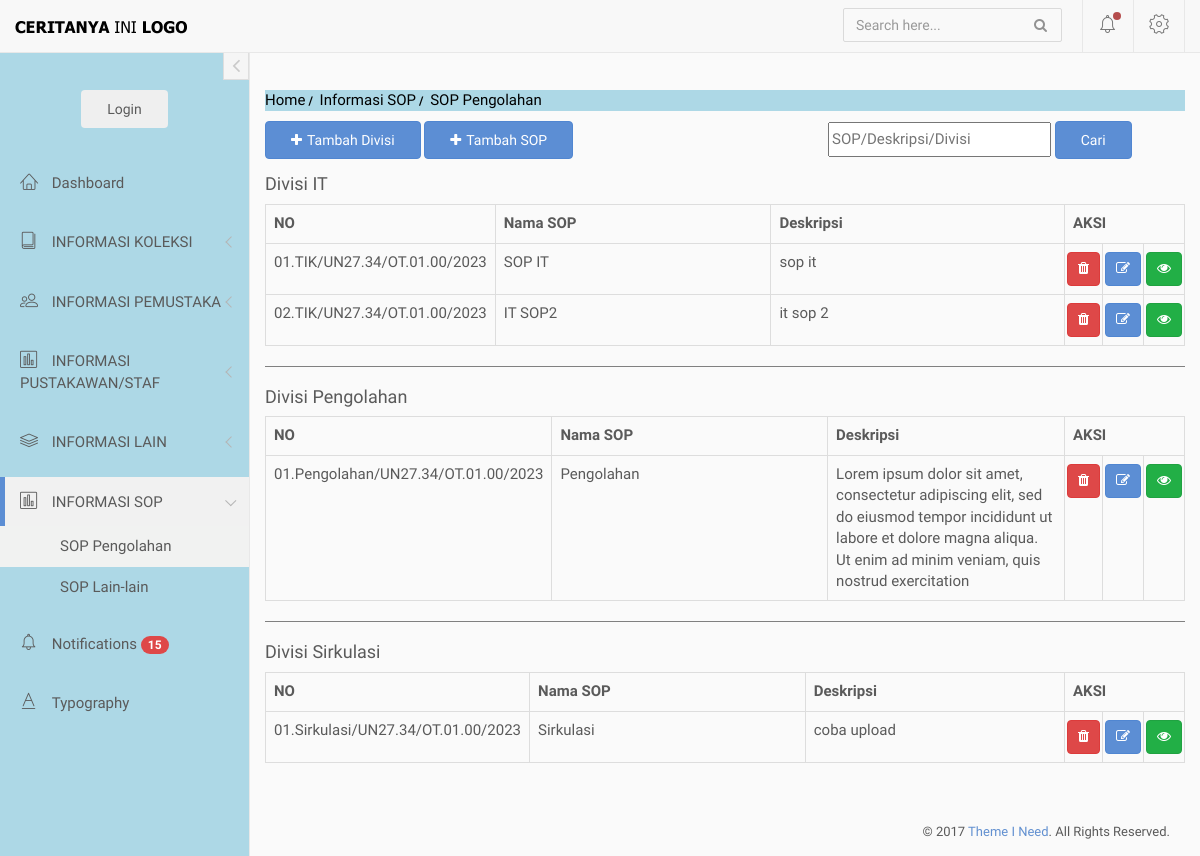
Before: /index.php/sop/pengolahan with the older database file.
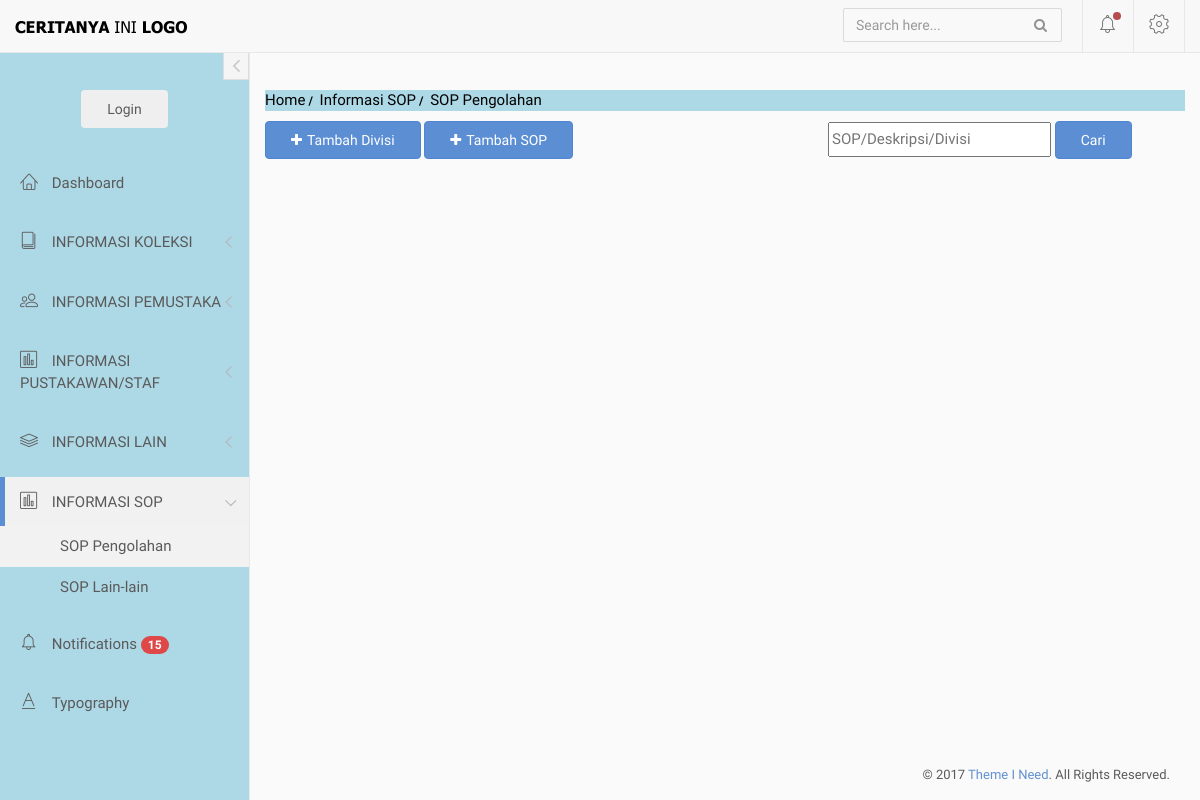
After: the same page with the newer database file.
### tables this page shows
CREATE TABLE `list_sop` (
  `id` int(10) NOT NULL,
  `id_divisi` int(5) NOT NULL,
  `nomor` varchar(40) NOT NULL,
  `nama_sop` varchar(255) NOT NULL,
  `deskripsi` varchar(255) NOT NULL,
  `file` varchar(500) NOT NULL,
  `update_id` int(50) NOT NULL
);

CREATE TABLE `tbl_divisi_sop` (
  `id` int(5) NOT NULL,
  `divisi` varchar(50) NOT NULL
);

### application/controllers/sop.php (called while the page is built, shortened)
<?php
    Class Sop extends CI_Controller{
        public function __construct(){
            $this->load->model('m_main');
        }
        public function pengolahan(){
            $data['divisi'] = $this->m_main->get_data('tbl_divisi_sop')->result();
            $data['keyword'] = $this->input->get('keyword');
            if(!empty($this->input->get('keyword'))){
                $data['sop'] = $this->m_main->search_sop($data['keyword']);
            }else{
                $data['sop']= $this->m_main->get_sop();
            }
            $this->load->view('diffdash/header');
            $this->load->view('diffdash/sidebar');
            $this->load->view('sop/v_sop',$data);
            $this->load->view('diffdash/footer');
        }
    }
?>

### index.php (called while the page is built, shortened)
<?php
require_once BASEPATH.'core/CodeIgniter.php';

### application/models/m_main.php (called while the page is built, shortened)
<?php
    class M_main extends CI_Model{
        public function get_sop(){
            return $this->db->query("SELECT sp.*, tds.divisi FROM list_sop AS sp left join tbl_divisi_sop AS tds ON sp.id_divisi = tds.id order by id_divisi,nomor")->result();
        }
    }
?>

### application/views/sop/v_sop.php (the view, shortened to what this page needs)
<div>
    <nav class="crumbs">
        <ol>
            <li class="crumb"><a href="<?=base_url()?>">Home</a></li>
            <li class="crumb"><a href="#">Informasi SOP</a></li>
            <li class="crumb">SOP Pengolahan</li>
        </ol>
    </nav>
<div>
<?php $a=0; ?>
<div style="float:left;">
  <button class="btn btn-primary" style="margin-bottom : 10px" data-toggle="modal" data-target="#tambahdivisi"><i class="fa fa-plus"></i>Tambah Divisi</button>
  <button class="btn btn-primary" style="margin-bottom : 10px" data-toggle="modal" data-target="#tambahsop"><i class="fa fa-plus"></i>Tambah SOP</button>
</div>
<div style="float:right;">
  <form action="" method="GET" style="flex-direction: row; width:360px">
      <div class="form-group">
        <input class="search-right" type="text" name="keyword" placeholder="SOP/Deskripsi/Divisi" value="<?= html_escape($keyword) ?>">
        <input type="submit" value="Cari" class="btn btn-primary">
      </div>
  </form>
</div>
<div style="clear:both;">
    <?php foreach ($sop as $row) : ?>
      <?php
        if($a != $row->id_divisi){
        if($a != 0){?></table> <hr> <?php } ?>
        <h4>Divisi <?php echo $row->divisi; ?> </h4>
        <table class="table table-bordered">
        <tr>
            <th style="width:5%">NO</th>
            <th style="width:30%">Nama SOP</th>
            <th style="">Deskripsi</th>
            <th colspan=3 style="width:115px">AKSI</th>
        </tr>
      <?php $a=$row->id_divisi; }?>
      <tr>
          <td><?php echo $row->nomor?></td>
          <td><?php echo $row->nama_sop?></td>
          <td><?php echo $row->deskripsi?></td>
          <td class="btnsq del_msg" id="<?php echo $row->id; ?>"><div class="btn btn-danger btn-xm" data-toggle="tooltip" data-placement="top" title="Hapus User"><i class="fa fa-trash"></i></div></td>
          <td class="btnsq"><?php echo anchor('sop/edit_sop/'.$row->id,'<div class="btn btn-primary btn-xm" data-toggle="tooltip" data-placement="top" title="Edit User"><i class="fa fa-edit"></i></div>') ?></td>
          <td class="btnsq" title="Lihat file"><button type="button" class="btn btn-success btn-xm openfile" value="<?=$row->file?>" data-toggle="modal" data-target="#openFile"><i class="fa fa-eye"></i></button></td>
      </tr>
    <?php endforeach;?>
      </table>
</div>
</div>
</div>
</div>

Changed rows visible on the page:
removed list_sop: id_divisi.divisi "IT", nomor "01.TIK/UN27.34/OT.01.00/2023", nama_sop "SOP IT", deskripsi "sop it"
removed list_sop: nomor "02.TIK/UN27.34/OT.01.00/2023", nama_sop "IT SOP2", deskripsi "it sop 2"
removed list_sop: id_divisi.divisi "Pengolahan", nomor "01.Pengolahan/UN27.34/OT.01.00/2023", nama_sop "Pengolahan", deskripsi "Lorem ipsum dolor sit amet, consectetur adipiscing elit, sed do eiusmod tempor incididunt ut labore et dolore magna aliqua. Ut enim ad minim veniam, quis nostrud exercitation"
removed list_sop: id_divisi.divisi "Sirkulasi", nomor "01.Sirkulasi/UN27.34/OT.01.00/2023", nama_sop "Sirkulasi", deskripsi "coba upload"
